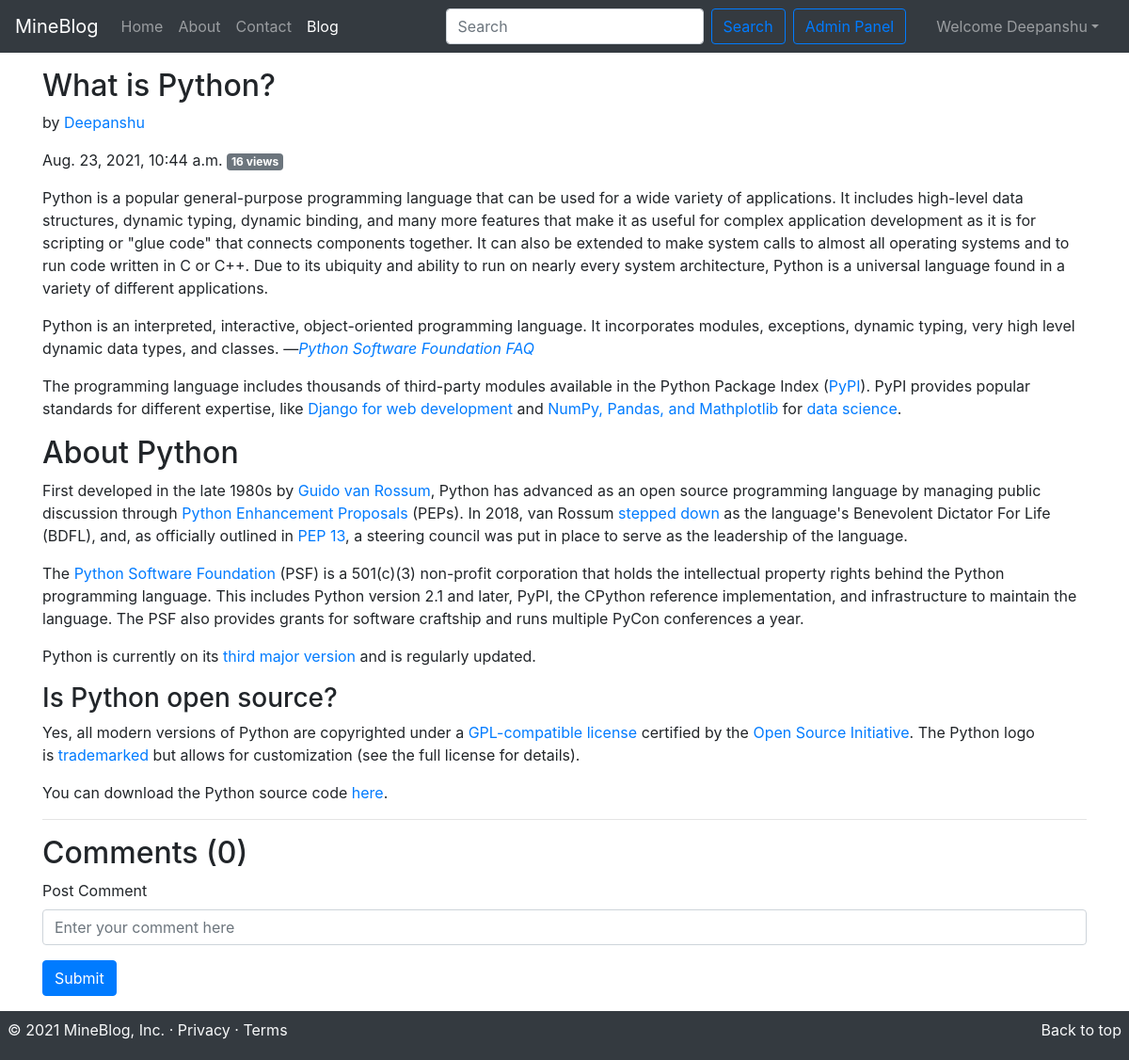
The app's page /blog/python/ (signed in) with its own data.
### blog/models.py (models this page shows, shortened)
class Post(models.Model):
    sno = models.AutoField(primary_key=True)
    title = models.CharField(max_length=255)
    author = models.CharField(max_length=25)
    slug = models.CharField(max_length=130)
    timeStamp = models.DateTimeField(blank=True)
    content = models.TextField()
    views = models.IntegerField(default=0)

### blog/views.py (the view)
# urls.py: path('<str:slug>/', views.blogPost, name="blogPost"),
def blogPost(request, slug):
    post = Post.objects.filter(slug=slug).first()
    post.views = post.views + 1
    post.save()
    comments = BlogComment.objects.filter(post=post, parent=None)
    replies = BlogComment.objects.filter(post=post).exclude(parent=None)
    replyDict = {}
    for reply in replies:
        if reply.parent.sno not in replyDict.keys():
            replyDict[reply.parent.sno] = [reply]
        else:
            replyDict[reply.parent.sno].append(reply)
    context = {'post': post, 'comments': comments, 'user': request.user, 'replyDict': replyDict}
    return render(request, "blog/blogPost.html", context)

### templates/blog/blogPost.html (shortened to what this page needs)
{% extends 'base.html' %}
{% block blogactive %} active {% endblock blogactive %}
{% block body %}
{% load humanize %}
{% load extras %}
<div class="container my-3">
    <div class="blog-post">
        <h2 class="blog-post-title">{{post.title}}</h2>
        <p class="blog-post-meta">by <a href="/about">{{post.author}}</a></p>
        <p class="blog-post-meta">{{post.timeStamp}} <span class="badge badge-secondary">{{post.views}} views</span> </p>
        <p>{{post.content|safe}}</p>
        <hr>
    </div>
</div>
<div class="container my-3">
    <h2> Comments ({{comments.count}})</h2>
    <div class="my-2">
    {% if user.is_authenticated %}
    <form action="/blog/postComment" method="post">{% csrf_token %}
        <div class="form-group">
            <label for="exampleInputEmail1">Post Comment</label>
            <input type="text" class="form-control" name="comment" placeholder="Enter your comment here" required>
        </div>
        <button type="submit" class="btn btn-primary">Submit</button>
    </form>
    {% else %}
    Please login to post a comment.
    {% endif %}
    </div>
</div>
{% endblock %}

### templates/base.html (shortened to what this page needs)
<!doctype html>
<html lang="en">
<head>
    <link rel="stylesheet" href="https://stackpath.bootstrapcdn.com/bootstrap/4.5.2/css/bootstrap.min.css"
>
</head>
<body>
    <nav class="navbar navbar-expand-lg navbar-dark bg-dark">
        <a class="navbar-brand" href="/">MineBlog</a>
        <div class="collapse navbar-collapse" id="navbarSupportedContent">
            <ul class="navbar-nav mr-auto">
                <li class="nav-item {% block homeactive %}  {% endblock homeactive %}">
                    <a class="nav-link" href="/">Home <span class="sr-only">(current)</span></a>
                </li>
                <li class="nav-item {% block aboutactive %}  {% endblock aboutactive %}">
                    <a class="nav-link" href="/about">About</a>
                </li>
                <li class="nav-item {% block contactactive %}  {% endblock contactactive %} ">
                    <a class="nav-link" href="/contact">Contact</a>
                </li>
                <li class="nav-item {% block blogactive %}  {% endblock blogactive %} ">
                    <a class="nav-link" href="/blog">Blog</a>
                </li>
            </ul>
            <form method="get" action="/search" class="form-inline my-2 my-lg-0 mr-3">
                <input class="form-control mr-sm-2" type="search" placeholder="Search" aria-label="Search" name="query"
                    id="query" required>
                <button class="btn btn-outline-primary my-2 my-sm-0 " type="submit">Search</button>
                <a href="/admin" role="button" target="_blank" class="btn btn-outline-primary m-2 my-sm-0"> Admin Panel
                </a>
            </form>
            {% if user.is_authenticated %}
            <ul class="navbar-nav mr-2">
                <li class="nav-item dropdown">
                    <a class="nav-link dropdown-toggle" href='#' id="navbarDropdown" role="button" data-toggle="dropdown"> Welcome {{request.user}}</a>
                </li>
            </ul>
            {% endif %}
        </div>
    </nav>
    {% block body %} {% endblock body %}
    <footer class="footer py-1 bg-dark">
        <p class="float-right mr-2 mt-1"><a href="#" class="text-light">Back to top</a></p>
        <p class="text-light ml-2 mt-1">&copy; 2021 MineBlog, Inc. &middot; <a href="#" class="text-light">Privacy</a> &middot; <a href="#" class="text-light">Terms</a></p>
    </footer>
</body>
</html>

### records on screen
Post: title "What is Python?", author "Deepanshu", timeStamp "Aug. 23, 2021, 10:44 a.m.", views "16", content "Python is a popular general-purpose programming language that can be used for a wide variety of applications. It includes high-level data structures, dynamic typing, dynamic binding, and many more features that make it as useful for complex application development as it is for scripting or \"glue code\" that connects components together. It can also be extended to make system calls to almost all operating systems and to run code written in C or C++. Due to its ubiquity and ability to run on nearly every system architecture, Python is a universal language found in a variety of different applications. Python is an interpreted, interactive, object-oriented programming language. It incorporates…"

### other values on screen
{{ request.user }} "Deepanshu"
{{ comments.count }} "0"
